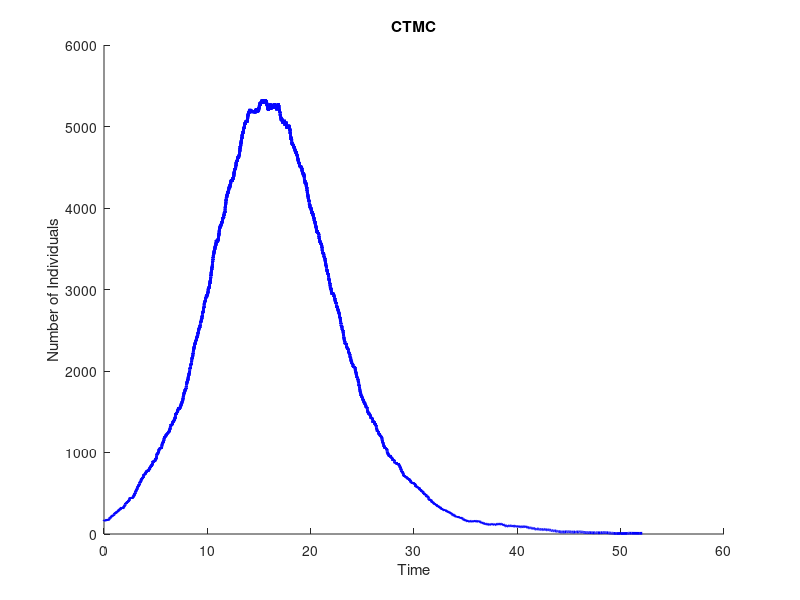

The MATLAB script that drew this image:
% Continuous Time Markov Chain
% SIR Epidemic Model
clear
beta=1.1837;
b=0;
gamma=0.8691;
N=106487;
i0=161;
s0=N-i0;
time=52;
sim=1;
for k=1:sim
    clear t s i r
    t(1)=0;
    i(1)=i0;
    s(1)=s0;
    r(1)=N-i0-s0;
    j=1;
    while i(j)>0 && t(j)<time
        u1=rand; % uniform random number
        u2=rand; % uniform random number
        a=(beta/N)*i(j)*s(j)+(gamma)*i(j)+b*(N-s(j));
        prob0=(beta*i(j)*s(j)/N)/a;
        prob1=(gamma*i(j))/a;
        prob2=(b*i(j))/a;
        prob3=(b*r(j))/a;
        t(j+1)=t(j)-log(u1)/a;
        if u2 <= prob0; 
        i(j+1)=i(j)+1;
        s(j+1)=s(j)-1;
        r(j+1)=r(j);
        elseif prob0 < u2 <= prob1+prob0;
        i(j+1)=i(j)-1;
        s(j+1)=s(j);
        r(j+1)=r(j)+1;
        elseif prob1+prob0 < u2 <= prob2+prob1+prob0;
        i(j+1)=i(j)-1;
        s(j+1)=s(j)+1;
        r(j+1)=r(j);
        else prob2+prob1+prob0 < u2 <= prob3+prob2+prob1+prob0;
        i(j+1)=i(j);
        s(j+1)=s(j)+1;
        r(j+1)=r(j);
        end
        j=j+1;
    end
    %plot(t,s,'r','LineWidth',2)
    hold on
    plot(t,i,'b','LineWidth',2)
    %plot(t,r,'y','LineWidth',2)
    title('CTMC');
    xlabel('Time');
    ylabel('Number of Individuals');
    %legend('Susceptible','Infected','Recovered','location','northeastoutside');
end
